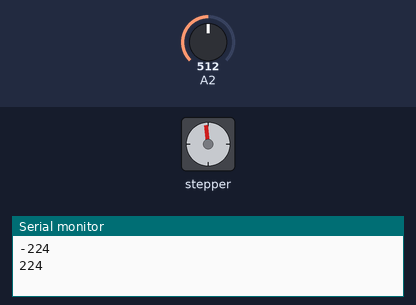
The sketch below on a simulated Arduino Uno, built with avr-gcc and run on an emulated ATmega328P. Parts: stepper motor, the last lines printed to the serial monitor. The inputs (shaded band) are chosen by the test bench; at power-on: A2 = 512. Stepper angles assume 4096 steps per turn.

Above: at 5.3 s.
5.4 s: A2 set to 716
At 8.18 s:
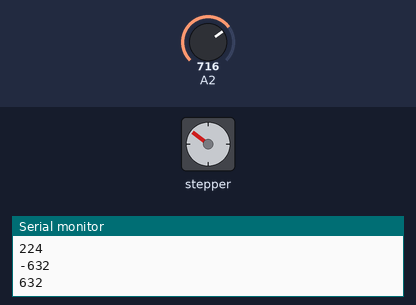
9.0 s: A2 set to 810
At 10.65 s:
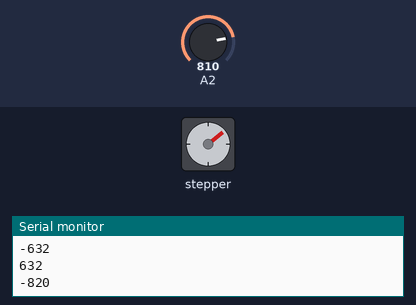
14.1 s: A2 set to 900
At 16.37 s:
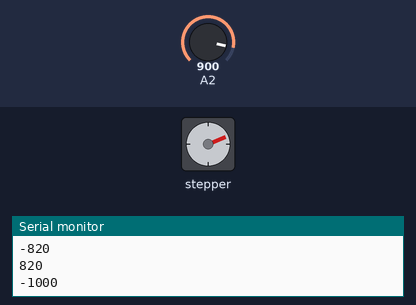
Timing chart, 0 to 25.2 s (numbered marks = the images above; inputs shaded):
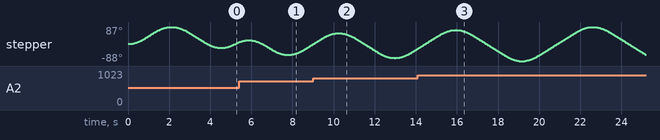

The sketch:

Oscillate.ino
```cpp
#include <AccelStepper.h>

AccelStepper stepper1(8, 5, 7, 6, 8); // Defaults to AccelStepper::FULL4WIRE (4 pins) on 2, 3, 4, 5

boolean dir = true;

void setup() {
  stepper1.setMaxSpeed(800);
  stepper1.setAcceleration(1000);
  stepper1.moveTo(1000);
  Serial.begin(9600);
}

void loop()

{ if (stepper1.distanceToGo() == 0) {

    int target = map(analogRead(A2), 450, 900, 100, 1000);
    stepper1.setMaxSpeed(800);
    stepper1.setAcceleration(1000);
    if (dir) {
      target *= -1;
      dir = false;
    }
    else {
      dir = true;
    }

    stepper1.moveTo(target);
    Serial.println(target);
  }
  stepper1.run();
}
```
